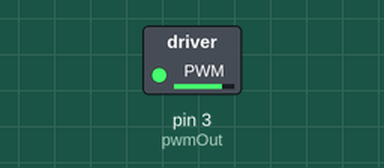
A sketch run on a simulated Arduino Uno, built with avr-gcc and run on an emulated ATmega328P. Parts: switched loads named in the sketch (green lamp = pin HIGH).

Above: at 0.1 s.
Timing chart, 0 to 1.6 s (numbered marks = the images above):
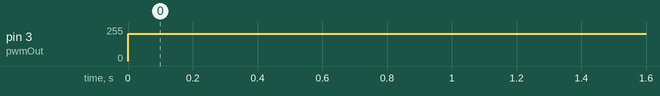

Measured:
- by itself, pin 3 (pwmOut): 0/255 → 203/255 at 0.00 s

The sketch:

2_intervallo_di_tempo_e_percentuale.ino
```cpp
// ESPERIMENTO PER MISURARE CON OSCILLOSCOPIO LA DURATA DI UN EVENTO e lavorare con la PERCENTUALE

// Materiale: scheda Arduino con cavo USB legato a PC e software IDE;
//            OSCILLOSCOPIO; cavetti di collegamento; calcolatrice

// Procedura DIDATTICA (FRONTALE basata su problem solving con tecnica del F.A.R.E.):
// 1) FOCALIZZA - abbiamo un segnale elettrico che cambia nel tempo
//                (grandezze fisiche "intervallo di tempo" e "voltaggio" o "differenza di potenziale"
// 3) ANALIZZA - il segnale è digitale ed è generato da scheda Arduino
// 4) RISOLVI - usiamo l'oscilloscopio per la misura dell'intervallo di tempo di un ciclo e la durata del segnale "1"
//              poi con la calcolatrice stimiamo in percentuale il rapporto tra i due intervalli di tempo
// 4) ESEGUI - esecuzione frontale dell'esperimento e risposta immediata di qualsiasi dubbio emergente dagli allievi/e

// APPLICAZIONE in meccanica: la velocità di un motorino in corrente continua cambia in base alla percentuale calcolata
//                            vedere link qui https://t.me/esperimentopiubello/24 però ci vuole login a Telegram

// mappatura dell'hardware
#define pwmOut (1<<PD3)  // pin digitale 3

// prototipo di funzioni
void setDuty_pin03(float valueD);
void setFreq(char option);

// variabile globale
char duc = 80;  // percentuale di duty cicle

// impostanzioni iniziali
void setup(){
  DDRD |= pwmOut;
  PORTD &= ~pwmOut;
  TCCR2A = 0xA3;
  setFreq(2);  // numeri da 1 a 7
}

// parte esecutiva principale
void loop(){
  setDuty_pin03(duc);
}


// sviluppo delle funzioni
void setDuty_pin03(float valueD){
  int duty;
  valueD = valueD / 100;
  duty = (valueD * 256) - 1;
  OCR2B = duty;
}

void setFreq(char option){ // 1 ---> 62,5 kHz *** 2 ---> 7,81 kHz *** 3 ---> 1,95 kHz
                           // 4 ---> 976,56 Hz *** 5 ---> 488,28 Hz *** 6 ---> 244,14 Hz *** 7 ---> 61,03 Hz
  TCCR2B = option;
}


// Fonte WRKits https://www.youtube.com/watch?v=SOc1KOUvrgk
```
